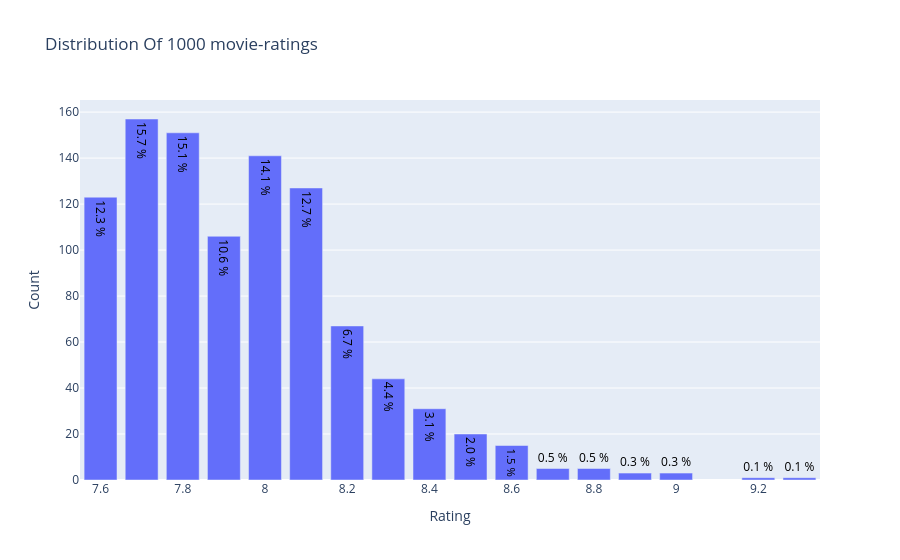

This figure's notebook cell:
### Code cell
# Create layout
layout = dict(title = 'Distribution Of {} movie-ratings'.format(df.shape[0]),
              xaxis = dict(title = 'Rating'),
              yaxis = dict(title = 'Count'))
# Create plot
fig = go.Figure(data=[trace], layout=layout)
iplot(fig)

### Figure 1 — Plotly figure (JSON) as saved in the notebook; plotly's stock layout.template omitted (floating-point values rounded to 4 significant figures)
{"data": [{"text": ["0.1 %", "0.1 %", "0.3 %", "0.3 %", "0.5 %", "0.5 %", "1.5 %", "2.0 %", "3.1 %", "4.4 %", "6.7 %", "12.7 %", "14.1 %", "10.6 %", "15.1 %", "15.7 %", "12.3 %"], "textfont": {"color": "#000000"}, "textposition": "auto", "x": [9.3, 9.2, 9, 8.9, 8.8, 8.7, 8.6, 8.5, 8.4, 8.3, 8.2, 8.1, 8, 7.9, 7.8, 7.7, 7.6], "y": [1, 1, 3, 3, 5, 5, 15, 20, 31, 44, 67, 127, 141, 106, 151, 157, 123], "type": "bar"}], "layout": {"title": {"text": "Distribution Of 1000 movie-ratings"}, "xaxis": {"title": {"text": "Rating"}}, "yaxis": {"title": {"text": "Count"}}}}
